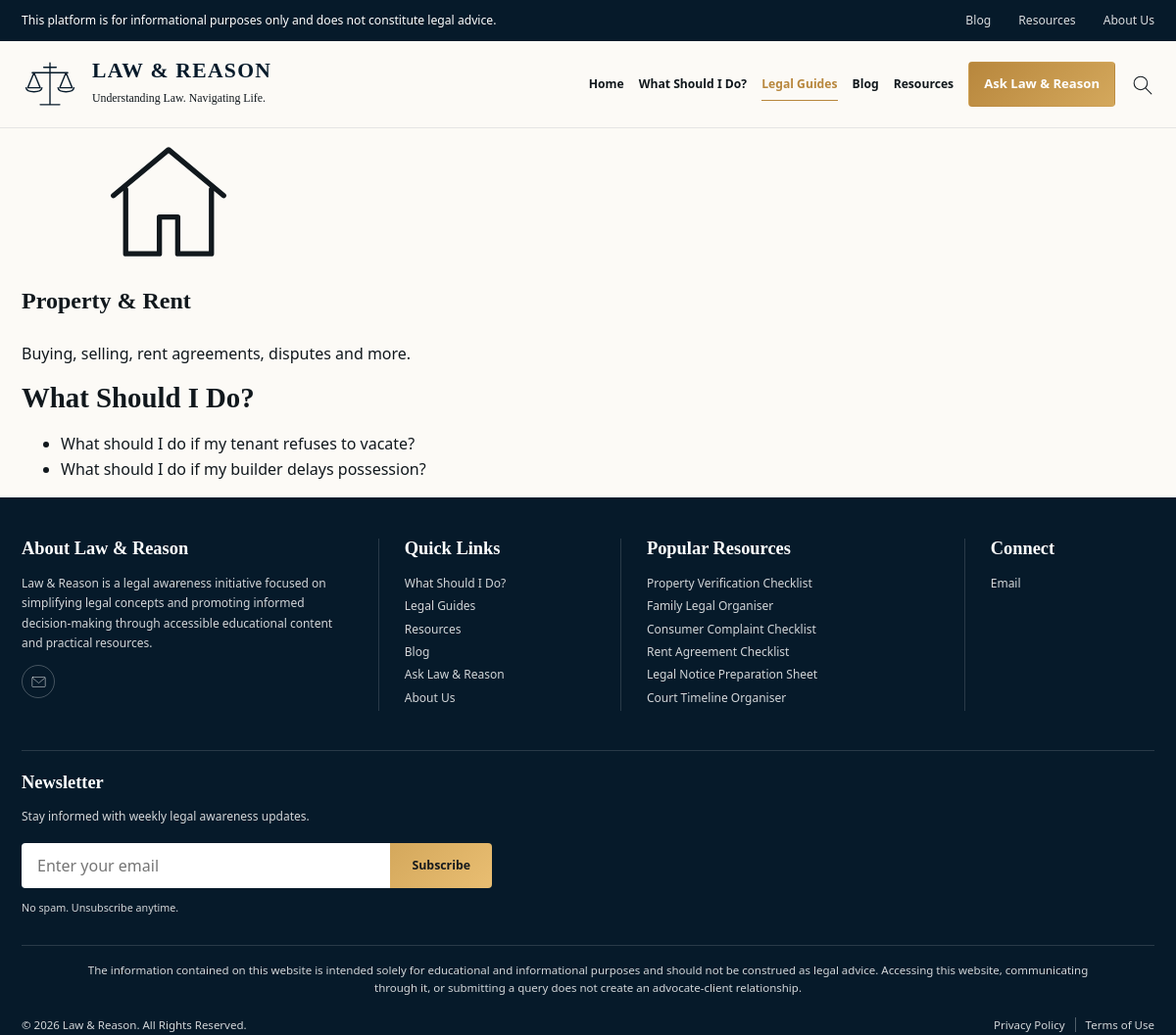
The page /legal-areas/property-rent on the database its author committed.
### tables this page shows
CREATE TABLE topics (
    id INT AUTO_INCREMENT PRIMARY KEY,
    slug VARCHAR(100) NOT NULL UNIQUE,
    title_en VARCHAR(255) NOT NULL,
    title_hi VARCHAR(255) NOT NULL,
    description_en TEXT,
    description_hi TEXT,
    content_en LONGTEXT,
    content_hi LONGTEXT,
    icon VARCHAR(50) DEFAULT NULL,
    meta_title_en VARCHAR(160),
    meta_title_hi VARCHAR(160),
    meta_description_en VARCHAR(320),
    meta_description_hi VARCHAR(320),
    sort_order INT DEFAULT 0,
    is_published TINYINT(1) DEFAULT 1,
    created_at DATETIME DEFAULT CURRENT_TIMESTAMP,
    updated_at DATETIME DEFAULT CURRENT_TIMESTAMP ON UPDATE CURRENT_TIMESTAMP
);

CREATE TABLE scenarios (
    id INT AUTO_INCREMENT PRIMARY KEY,
    slug VARCHAR(150) NOT NULL UNIQUE,
    question_en VARCHAR(500) NOT NULL,
    question_hi VARCHAR(500) NOT NULL,
    content_en LONGTEXT,
    content_hi LONGTEXT,
    topic_id INT NULL,
    meta_title_en VARCHAR(160),
    meta_title_hi VARCHAR(160),
    meta_description_en VARCHAR(320),
    meta_description_hi VARCHAR(320),
    sort_order INT DEFAULT 0,
    is_published TINYINT(1) DEFAULT 1,
    created_at DATETIME DEFAULT CURRENT_TIMESTAMP,
    updated_at DATETIME DEFAULT CURRENT_TIMESTAMP ON UPDATE CURRENT_TIMESTAMP,
    FOREIGN KEY (topic_id) REFERENCES topics(id) ON DELETE SET NULL
);

### includes/helpers.php (called while the page is built, shortened)
<?php
function getCurrentLang() {
    return $_SESSION['lang'] ?? DEFAULT_LANG;
}
function langField($fieldBase) {
    $lang = getCurrentLang();
    return $fieldBase . '_' . $lang;
}
function getLangValue($row, $fieldBase) {
    $field = langField($fieldBase);
    return $row[$field] ?? $row[$fieldBase . '_en'] ?? '';
}

### pages/legal-areas/topic.php (the view, shortened to what this page needs)
<?php
require_once __DIR__ . '/../../includes/helpers.php';
$lang = getCurrentLang();
$strings = require __DIR__ . '/../../lang/' . $lang . '.php';
$slug = sanitize($_GET['slug'] ?? '');
try {
    $db = getDB();
    $stmt = $db->prepare("SELECT * FROM topics WHERE slug = :slug AND is_published = 1");
    $stmt->execute([':slug' => $slug]);
    $topic = $stmt->fetch();
    $scenarioStmt = $db->prepare("
        SELECT id, slug, question_en, question_hi
        FROM scenarios
        WHERE topic_id = :topic_id AND is_published = 1
        ORDER BY sort_order ASC
    ");
    $scenarioStmt->execute([':topic_id' => $topic['id']]);
    $relatedScenarios = $scenarioStmt->fetchAll();
} catch (PDOException $e) {
    error_log('Topic page error: ' . $e->getMessage());
    http_response_code(500);
    $pageTitle = $strings['error_general'] . ' | ' . SITE_NAME;
    $pageDescription = '';
    $pageCanonical = SITE_URL;
    $currentPage = 'legal-areas';
    $bodyClass = 'page-error';
    require_once __DIR__ . '/../../templates/header.php';
    echo '<section class="container"><h1>' . $strings['error_general'] . '</h1></section>';
    require_once __DIR__ . '/../../templates/footer.php';
    exit;
}
$title = getLangValue($topic, 'title');
require_once __DIR__ . '/../../templates/header.php';
?>
    <section class="topic-page">
        <div class="container">
            <header class="topic-header">
                <?php if ($topic['icon']): ?>
                <svg class="topic-icon" aria-hidden="true"><use href="#<?php echo htmlspecialchars($topic['icon']); ?>"></use></svg>
                <?php endif; ?>
                <h1><?php echo htmlspecialchars($title); ?></h1>
                <p class="topic-description"><?php echo htmlspecialchars(getLangValue($topic, 'description')); ?></p>
            </header>
            <?php if (!empty($relatedScenarios)): ?>
            <div class="topic-scenarios">
                <h2><?php echo $strings['guidance_title']; ?></h2>
                <ul class="scenario-list">
                    <?php foreach ($relatedScenarios as $scenario): ?>
                    <li>
                        <a href="/scenarios/<?php echo htmlspecialchars($scenario['slug']); ?>">
                            <?php echo htmlspecialchars(getLangValue($scenario, 'question')); ?>
                        </a>
                    </li>
                    <?php endforeach; ?>
                </ul>
            </div>
            <?php endif; ?>
        </div>
    </section>
<?php require_once __DIR__ . '/../../templates/footer.php'; ?>

### public/css/styles.css (style rules this page uses)
:root { --navy: #061a2a; --navy-2: #0b2639; --ink: #11181d; --gold: #b8873d; --gold-light: #d4a85c; --cream: #f8f4ed; --warm-white: #fcfaf6; --line: #ded7cb; --muted: #62605c; --white: #ffffff; --shadow: 0 18px 50px rgba(30, 24, 17, 0.09); --serif: Georgia, "Times New Roman", serif; --sans: "Segoe UI", Arial, sans-serif; }
* { box-sizing: border-box; }
html { overflow-x: clip; scroll-behavior: smooth; }
body { margin: 0; overflow-x: clip; color: var(--ink); background: var(--warm-white); font-family: var(--sans); font-size: 16px; line-height: 1.65; }
a { color: inherit; text-decoration: none; }
svg { fill: none; stroke: currentColor; stroke-linecap: round; stroke-linejoin: round; stroke-width: 1.7; }
.container { width: min(1400px, calc(100% - 64px)); margin: 0 auto; }
h1, h2, h3, p { margin-top: 0; }
h1, h2, h3 { font-family: var(--serif); }
h2 { margin-bottom: 14px; font-size: clamp(1.55rem, 2.4vw, 2.15rem); line-height: 1.16; }
@media (max-width: 1250px) { .container { width: min(1160px, calc(100% - 44px)); } }

### rows shown on the page
topics: title_en "Property & Rent", description_en "Buying, selling, rent agreements, disputes and more."
scenarios: question_en "What should I do if my tenant refuses to vacate?"
scenarios: question_en "What should I do if my builder delays possession?"

### other values the page prints
$strings['announcement'] "This platform is for informational purposes only and does not constitute legal advice."
$strings['nav_blog'] "Blog"
$strings['nav_resources'] "Resources"
$strings['nav_about'] "About Us"
$strings['nav_home'] "Home"
$strings['nav_guidance'] "What Should I Do?"
$strings['nav_legal_guides'] "Legal Guides"
$strings['nav_ask'] "Ask Law & Reason"
$strings['guidance_title'] "What Should I Do?"
$strings['footer_about_title'] "About Law & Reason"
$strings['footer_about_text'] "Law & Reason is a legal awareness initiative focused on simplifying legal concepts and promoting informed decision-making through accessible educational content and practical resources."
$strings['footer_quick_links'] "Quick Links"
$strings['footer_popular_resources'] "Popular Resources"
$strings['footer_connect'] "Connect"
$strings['footer_newsletter'] "Newsletter"
